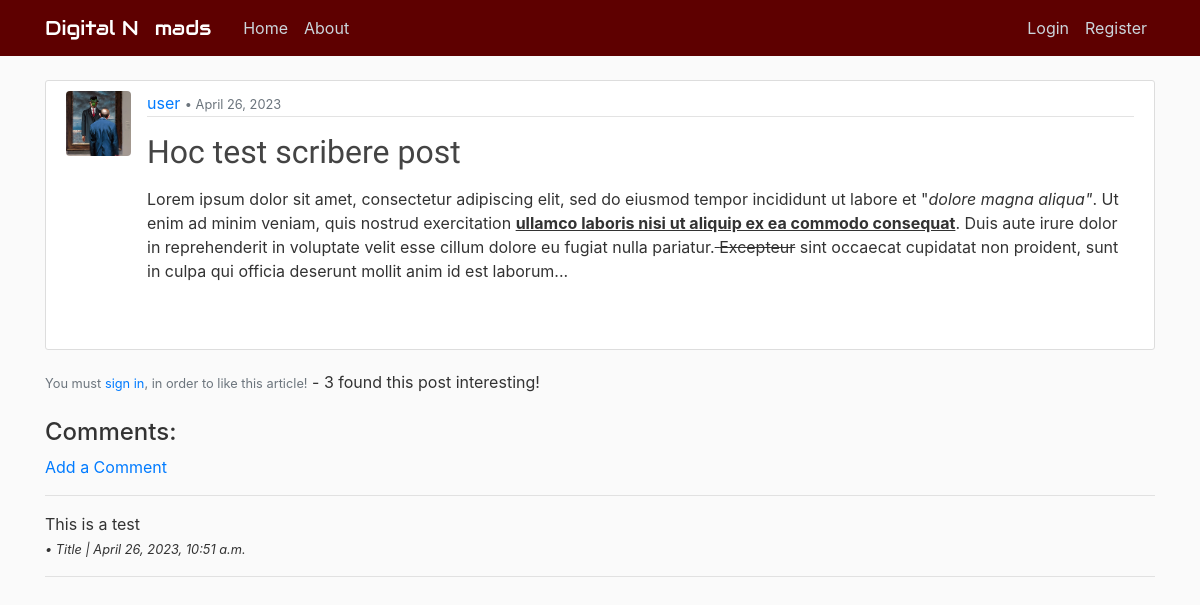
/post/44/, run on the app's committed database.
### blog/models.py (models this page shows, shortened)
class Post(models.Model):
    title = models.CharField(max_length=150)                    # Title field for 150 characters
    content = RichTextField(blank=True, null=True)                                # Text field
    date_posted = models.DateTimeField(default=timezone.now)    # Time Stamp for the defaults Time Zone
    author = models.ForeignKey(User, on_delete=models.CASCADE)  # User if User gets delete, so are its Posts
    likes = models.ManyToManyField(User, related_name='posts')
    def total_likes(self):
        return self.likes.count()

class Comment(models.Model):
    post = models.ForeignKey(Post, related_name="comments", on_delete=models.CASCADE)
    body = models.TextField()
    date_commented = models.DateTimeField(auto_now_add=True)
    name = models.CharField(max_length=50)

### users/models.py (models this page shows, shortened)
class Profile(models.Model):
    user = models.OneToOneField(User, on_delete=models.CASCADE)
    image = models.ImageField(default='default.png', upload_to='profile_img')

### blog/views.py (the view)
# urls.py: path('post/<int:pk>/', PostDetailView.as_view(), name='post-detail'),
class PostDetailView(DetailView):
    model = Post
    def get_context_data(self, *args, **kwargs):
        context = super(PostDetailView, self).get_context_data(*args, **kwargs)
        click = get_object_or_404(Post, id=self.kwargs['pk'])
        total_likes = click.total_likes()
        liked = False
        if click.likes.filter(id=self.request.user.id).exists():
            liked = True
        context["total_likes"] = total_likes
        context["liked"] = liked
        return context

### blog/templates/blog/post_detail.html (shortened to what this page needs)
{% extends "blog/base.html" %}
{% block content %}
    <article class="media panels">
        <img class="rounded img-frame" src="{{ object.author.profile.image.url }}" alt="Users Profile image">
        <div class="media-body">
            <div class="post-panel">
                    <a href="{% url 'post-user' object.author.username %}">{{ object.author }}</a>
                    <small class="text-muted"> • {{ object.date_posted|date:"N d, Y" }}</small>
            </div>
            <div>
                <h2 class="title">{{ object.title }}</h2>
                <p class="article-content">{{ object.content|safe }}</p>
            </div>
        </div>
    </article>
    <section>
        <div class="container">
            <div class="row">
                <form action="{% url 'like-post' post.pk %}" method="POST">
                    {% if user.is_authenticated %}
                        {% if liked %}
                            <button class="btn btn-outline-danger" type="submit" name="post_id" value="{{ post.id }}"><i class="fa-solid fa-heart"></i></button>
                        {% else %}
                            <button class="btn btn-outline-danger" type="submit" name="post_id" value="{{ post.id }}"><i class="fa-regular fa-heart"></i></button>
                        {% endif %}
                    {% else %}
                        <small class="text-muted">You must <a href="{% url 'login' %}">sign in</a>, in order to like this article!</small>
                    {% endif %}
                        - {{ total_likes }} found this post interesting!
                </form>
            </div>
        </div>
        <br>
    </section>
    <section>
        <h4>Comments:</h4>
        {% if not post.comments.all %}
            <em>No Comments...</em>
            <br>
            <a href="{% url 'post-comment' post.pk %}">Add a Comment</a>
        {% else %}
            <a href="{% url 'post-comment' post.pk %}">Add a Comment</a>
                {% for comment in post.comments.all %}
                <hr>
                {{ comment.body}}
                <br>
                <small>
                    <em>• {{ comment.name }} | {{ comment.date_commented}}</em>
                </small>
                <hr>
            {% endfor %}
        {% endif %}
    </section>
    <br>
    <br>
{% endblock %}

### blog/static/css/style.css (style rules this page uses)
body { background: #fafafa; color: #333333; margin-top: 5rem; }
.panels { background: #ffffff; padding: 10px 20px; border: 1px solid #dddddd; border-radius: 3px; margin-bottom: 20px; }
.post-panel { color: #000000; padding-bottom: 1px; margin-bottom: 4px; border-bottom: 1px solid #e3e3e3 }
h1, h2, h3 { font-family: 'Staatliches'; color: #444444; margin-top: 1rem; }
.article-content { white-space: pre-line; }
.img-frame { height: 65px; width: 65px; margin-right: 16px; }

### data on the page
Post: author.profile.image (placeholder picture), author "user", date_posted "April 26, 2023", title "Hoc test scribere post", content "Lorem ipsum dolor sit amet, consectetur adipiscing elit, sed do eiusmod tempor incididunt ut labore et \" dolore magna aliqua\" . Ut enim ad minim veniam, quis nostrud exercitation ullamco laboris nisi ut aliquip ex ea commodo consequat . Duis aute irure dolor in reprehenderit in voluptate velit esse cillum dolore eu fugiat nulla pariatur. Excepteur sint occaecat cupidatat non proident, sunt in culpa qui officia deserunt mollit anim id est laborum..."
Comment: body "This is a test", name "Title", date_commented "April 26, 2023, 10:51 a.m."

### other printed values
{{ total_likes }} "3"
